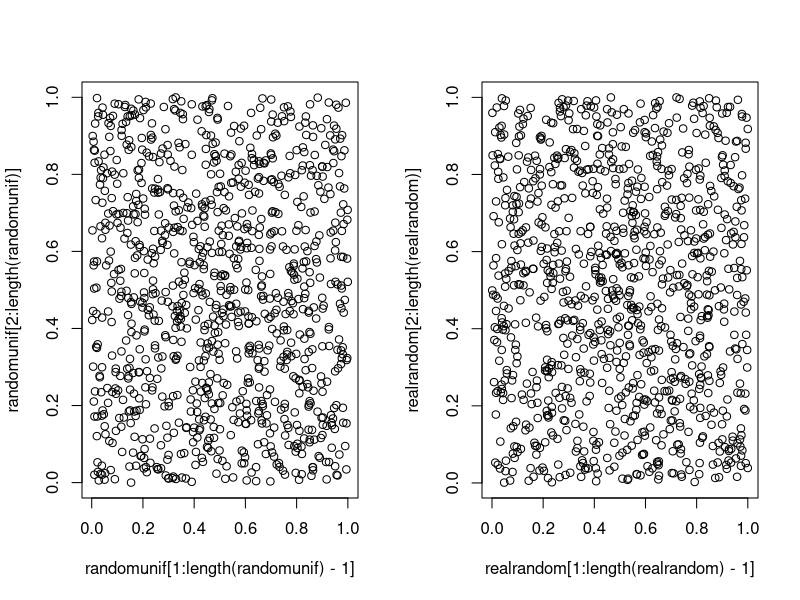
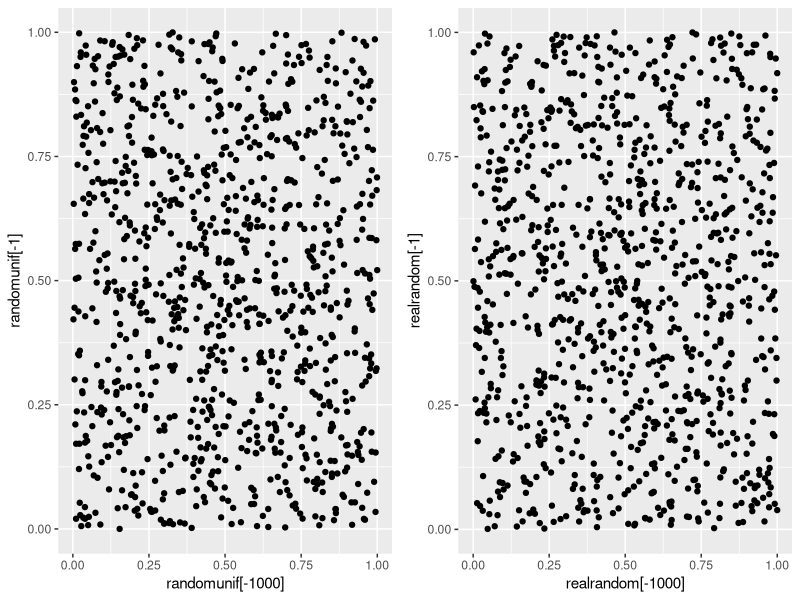

Write the R code that produced these figures, in order.
LCG.setvalues <- function(x0= 4711,lala,b= 4321983212333411,m= 2^31-1){
  x0 <<-x0
  lala <<- lala
  b <<- b
  m<<-m
}
LCG.random.gen <- function(n){
  
  random.vector = rep(0,n+1)
  random.vector[1] = x0
  for(i in 2:n){
    
    random.vector[i] = (lala*random.vector[i-1] + b) %% m
  }
  return(random.vector[-1]/m)
}


LCG.setvalues(3434,13445,4321983212333411,2^31-1)
randomunif <- LCG.random.gen(1000)
realrandom <- runif(1000)
par(mfrow=c(1,2))
plot(randomunif[1:length(randomunif)-1],randomunif[2:length(randomunif)])
plot(realrandom[1:length(realrandom)-1],realrandom[2:length(realrandom)])



library(ggplot2)
library(gridExtra)

grid.arrange(
qplot(randomunif[-1000], randomunif[-1]),
qplot(realrandom[-1000], realrandom[-1]),
ncol=2
)
?"grid.arrange"
####Pruebas para verificar que tan aleatorios son mis numeros
summary(randomunif) 
sd(randomunif)


k=100
ei <- rep(1000/k, times=k)
oi <- table(trunc(k*randomunif)/k) # Easy way to compute the oi
chi2 <- sum((oi-ei)^2/ei)
pchisq(chi2, df = k-1)


k=100
ei <- rep(1000/k, times=k)
oi <- table(trunc(k*realrandom)/k) # Easy way to compute the oi
chi2 <- sum((oi-ei)^2/ei)
pchisq(chi2, df = k-1)